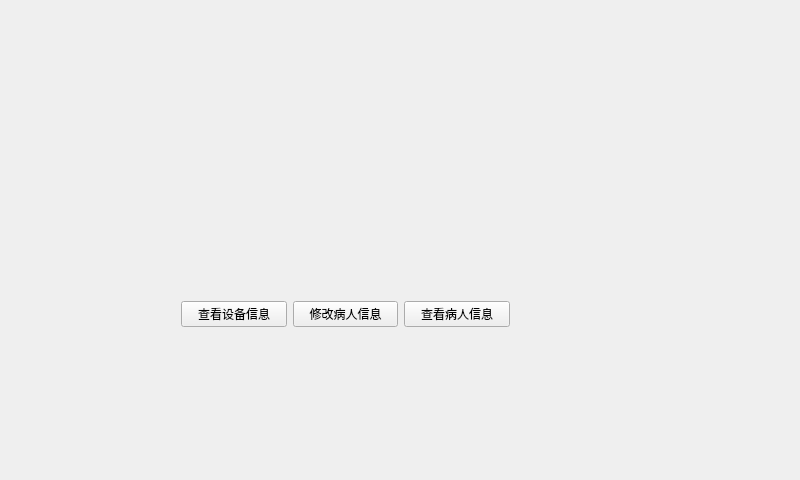
<?xml version="1.0" encoding="UTF-8"?>
<ui version="4.0">
 <class>Widget</class>
 <widget class="QWidget" name="Widget">
  <property name="geometry">
   <rect>
    <x>0</x>
    <y>0</y>
    <width>800</width>
    <height>480</height>
   </rect>
  </property>
  <property name="windowTitle">
   <string>Widget</string>
  </property>
  <widget class="QWidget" name="horizontalLayoutWidget">
   <property name="geometry">
    <rect>
     <x>170</x>
     <y>269</y>
     <width>351</width>
     <height>91</height>
    </rect>
   </property>
   <layout class="QHBoxLayout" name="horizontalLayout">
    <item>
     <widget class="QPushButton" name="pushButton">
      <property name="text">
       <string>查看设备信息</string>
      </property>
     </widget>
    </item>
    <item>
     <widget class="QPushButton" name="pushButton_2">
      <property name="text">
       <string>修改病人信息</string>
      </property>
     </widget>
    </item>
    <item>
     <widget class="QPushButton" name="pushButton_3">
      <property name="text">
       <string>查看病人信息</string>
      </property>
     </widget>
    </item>
   </layout>
  </widget>
 </widget>
 <layoutdefault spacing="6" margin="11"/>
 <resources/>
 <connections/>
</ui>
